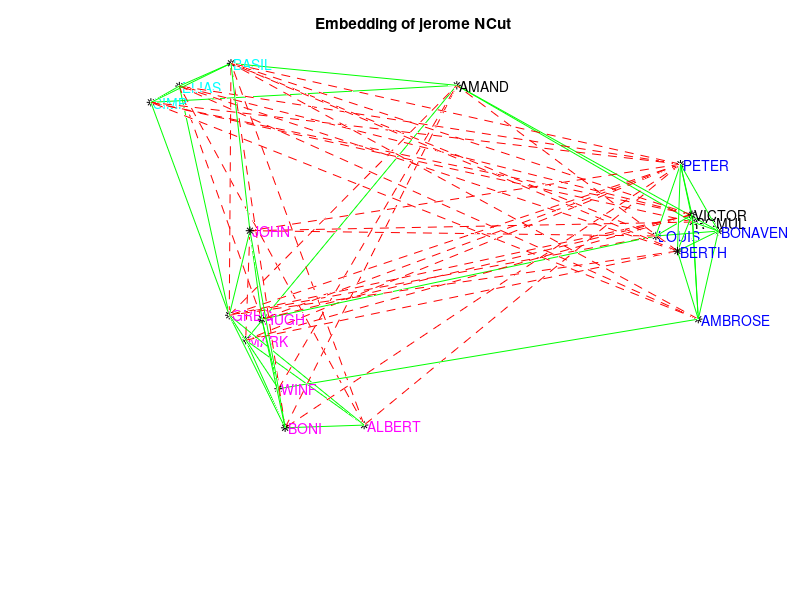

The MATLAB source for this figure: (Note: this script raises an error after producing the figure.)
clc
clear all
close all
path(path, '..\new_Laplacian');
pos = csvread('SAMPLK3.csv');
neg = csvread('SAMPDLK.csv');
% pos = csvread('SAMPES.csv');
% neg = csvread('SAMPDES.csv');
names = textread('name.csv', '%s');
classes=['k';'b';'b';'b';'b';'b';'k';'m';'m';'m';'m';'m';'m';'m';'k';'c';'c';'c';];
%%%%% Sampson delineated: m-Young Turks, c-Loyalists, b-Outcasts,
%%%%% k-interstitial group. The social cleavage between the young turks and
%%%%% the Loyalists is evident.
pos=pos(:,1:18);
neg=neg(:,1:18);
pos(pos>=1)=1;
neg(neg>=1)=1;
posW=pos+pos';
negW=neg+neg';
n=size(posW,2);


%%%%%%%%% Embedding of jerome NCut
Dpos=sum(posW,2);
Dneg=sum(negW,2);
D=diag(Dpos+Dneg);
D2=zeros(n,n);
for i=1:n
    if D(i,i)~=0
        D2(i,i)=1/D(i,i)^.5;
    end
end
 pDinv=zeros(n,1);
    nDinv=zeros(n,1);
    for i=1:n
        if Dpos(i,1)>0;
                pDinv(i,1)=1/Dpos(i,1);
        end
        if Dneg(i,1)>0
                nDinv(i,1)=1/Dneg(i,1);
        end
    end
    posW2=posW;
    posW2(posW2>0)=1;
    negW2=negW;
    negW2(negW2>0)=1;
    
L=D-posW+negW;
Lsym=D2*L*D2;
[u,e] = eig(Lsym);
u=D2*u;
figure; hold on;axis on;
    for i = 1:n
        for j = i+1:n
            if posW(i,j) ~= 0
                plot3(u(i:j-i:j,1),u(i:j-i:j,2),u(i:j-i:j,3),'g-');
            elseif negW(i,j) ~= 0
                plot3(u(i:j-i:j,1),u(i:j-i:j,2),u(i:j-i:j,3),'r--');
            end
        end
    end
    for i = 1:n
        plot3(u(i,1),u(i,2),u(i,3),'k*');
        text(u(i,1),u(i,2),u(i,3),[' ' char(names(i))],'Color',classes(i,:));
    end
title('Embedding of jerome NCut');
axis off;

dimensions=3;
    dis=sparse(n,n);
    for i=1:n-1
        for j=i+1:n
            if posW(i,j)~=0 || negW(i,j)~=0
                dis(i,j)=norm(u(i,1:dimensions)-u(j,1:dimensions));
            end
        end
    end    
    dis=dis+dis';
    AER=(sum(sum(posW.*dis)) / sum(Dpos)) / (sum(sum(negW.*dis)) / sum(Dneg));   
    ANR= (sum(sum(posW.*dis,2).*pDinv) / nnz(Dpos)) / (sum(sum(negW.*dis,2).*nDinv) / nnz(Dneg));
    MER= median( nonzeros(dis.*posW2)) / median( nonzeros(dis.*negW2));
    z(1,:)=[AER ANR MER];
%%%%%%% The new SNS signed Laplacian embedding
u=SignedLaplacian(posW,negW,'sns');

figure; hold on;axis on;
    for i = 1:n
        for j = i+1:n
            if posW(i,j) ~= 0
                plot3(u(i:j-i:j,1),u(i:j-i:j,2),u(i:j-i:j,3),'g-');
            elseif negW(i,j) ~= 0
                plot3(u(i:j-i:j,1),u(i:j-i:j,2),u(i:j-i:j,3),'r--');
            end
        end
    end
    for i = 1:n
        plot3(u(i,1),u(i,2),u(i,3),'k*');
        text(u(i,1),u(i,2),u(i,3),[' ' char(names(i))],'Color',classes(i,:));
    end
title('Embedding of SNS');
axis off;
    dis=sparse(n,n);
    for i=1:n-1
        for j=i+1:n
            if posW(i,j)~=0 || negW(i,j)~=0
                dis(i,j)=norm(u(i,1:dimensions)-u(j,1:dimensions));
            end
        end
    end    
    dis=dis+dis';
    AER=(sum(sum(posW.*dis)) / sum(Dpos)) / (sum(sum(negW.*dis)) / sum(Dneg));   
    ANR= (sum(sum(posW.*dis,2).*pDinv) / nnz(Dpos)) / (sum(sum(negW.*dis,2).*nDinv) / nnz(Dneg));
    MER= median( nonzeros(dis.*posW2)) / median( nonzeros(dis.*negW2));
    z(2,:)=[AER ANR MER];
%%%%%%% The new BNS signed Laplacian embedding
u=SignedLaplacian(posW,negW,'bns');

figure; hold on;axis on;
    for i = 1:n
        for j = i+1:n
            if posW(i,j) ~= 0
                plot3(u(i:j-i:j,1),u(i:j-i:j,2),u(i:j-i:j,3),'g-');
            elseif negW(i,j) ~= 0
                plot3(u(i:j-i:j,1),u(i:j-i:j,2),u(i:j-i:j,3),'r--');
            end
        end
    end
    for i = 1:n
        plot3(u(i,1),u(i,2),u(i,3),'k*');
        text(u(i,1),u(i,2),u(i,3),[' ' char(names(i))],'Color',classes(i,:));
    end
title('Embedding of BNS');
axis off;
    dis=sparse(n,n);
    for i=1:n-1
        for j=i+1:n
            if posW(i,j)~=0 || negW(i,j)~=0
                dis(i,j)=norm(u(i,1:dimensions)-u(j,1:dimensions));
            end
        end
    end    
    dis=dis+dis';
    AER=(sum(sum(posW.*dis)) / sum(Dpos)) / (sum(sum(negW.*dis)) / sum(Dneg));   
    ANR= (sum(sum(posW.*dis,2).*pDinv) / nnz(Dpos)) / (sum(sum(negW.*dis,2).*nDinv) / nnz(Dneg));
    MER= median( nonzeros(dis.*posW2)) / median( nonzeros(dis.*negW2));
    z(3,:)=[AER ANR MER];
    z=full(z);

%%%%%%%%%%%%%%%%%  the new directed part 4 copies
%%%%%%%%%%%%%%% The two belowing outputs are the same result, where the 
%%%%%%%%%%%%%%% first "newv" is  a 4n*4n matrix, and the second output is
%%%%%%%%%%%%%%% four n*n martix.
[newv,e] = SignedDirLaplacian(pos,neg,'sns',3);
[PosOut, Negout, PosIn, NegIn] = SignedDirLaplacian(pos,neg,'sns',3);

figure;
hold on;
axis off;
plot(newv(1:n,1),newv(1:n,2),'ko');
plot(newv(2*n+1:3*n,1),newv(2*n+1:3*n,2),'k*');
for i = 1:n
    text(newv(i,1),newv(i,2),[' ' char(names(i))],'Color',classes(i,:));
    plot(newv(i:2*n:2*n+i,1),newv(i:2*n:2*n+i,2),'b:','LineWidth',2); 
end
title('Positive part In and Out');
hold off;

figure;
hold on;
axis off;
for i = 1:n
    plot(PosOut(i,1),PosOut(i,2),'o','Color',classes(i,:));
plot(PosIn(i,1),PosIn(i,2),'*','Color',classes(i,:));
    text(PosOut(i,1),PosOut(i,2),[' ' char(names(i))],'Color',classes(i,:));
    plot([PosOut(i,1),PosIn(i,1)],[PosOut(i,2),PosIn(i,2)],'b:','LineWidth',2); 
end
title('Positive part In and Out');
hold off;

figure;
hold on;
axis off;
plot(newv(n+1:2*n,1),newv(n+1:2*n,2),'ko');
plot(newv(3*n+1:4*n,1),newv(3*n+1:4*n,2),'k*');
for i = n+1:2*n
    text(newv(i,1),newv(i,2),[' ' char(names(i-n))],'Color',classes(i-n,:));
    plot(newv(i:2*n:2*n+i,1),newv(i:2*n:2*n+i,2),'b:','LineWidth',2); 
end
title('Negative part In and Out');
hold off;


figure;
hold on;
axis off;
for i = 1:n
    plot(Negout(i,1),Negout(i,2),'o','Color',classes(i,:));
plot(NegIn(i,1),NegIn(i,2),'*','Color',classes(i,:));
    text(Negout(i,1),Negout(i,2),[' ' char(names(i))],'Color',classes(i,:));
    plot([Negout(i,1),NegIn(i,1)],[Negout(i,2),NegIn(i,2)],'b:','LineWidth',2); 
end
title('Negative part In and Out');
hold off;

%%%%%%%% Product of edge length and reciprocal of edge weight; deviations
%%%%%%%% from average indicate nodes with unusual neighborhoods
ds = newv(:,1:2);
for i = 1:n
	% pos in to pos out
	dist(i,1) = norm(ds(2*n+i,:) - ds(i,:),2);
	% neg in to neg out
	dist(i,2) = norm(ds(3*n+i,:) - ds(n+i,:),2);
	% pos in to neg out
	dist(i,3) = norm(ds(2*n+i,:) - ds(n+i,:),2);
	% neg in to pos out
	dist(i,4) = norm(ds(3*n+i,:) - ds(i,:),2);
end
D=diag(sum(posW+negW));
dist2=D*dist; %normalized distance

figure;
imagesc(dist2(:,1:4));
title('Pos-pos; Neg-neg, Pos-neg; Neg-pos');